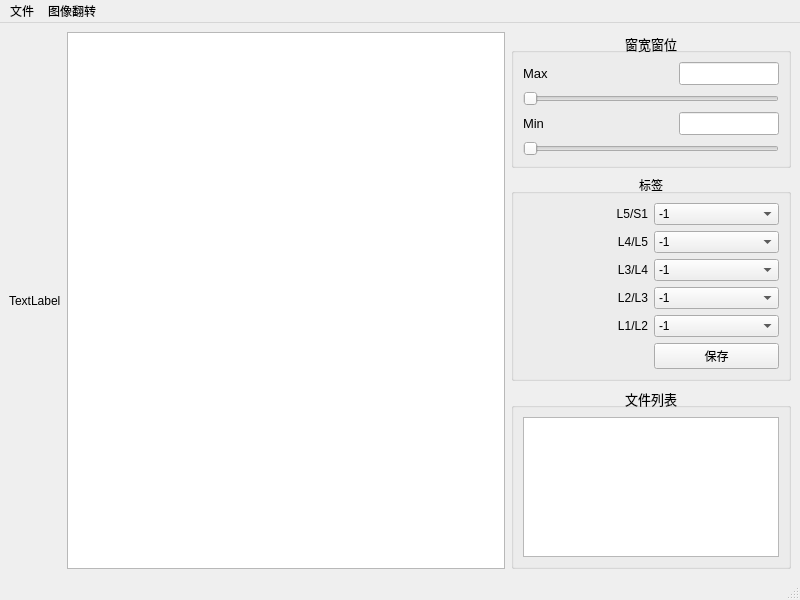
<?xml version="1.0" encoding="UTF-8"?>
<ui version="4.0">
 <class>MainWindow</class>
 <widget class="QMainWindow" name="MainWindow">
  <property name="geometry">
   <rect>
    <x>0</x>
    <y>0</y>
    <width>800</width>
    <height>600</height>
   </rect>
  </property>
  <property name="windowTitle">
   <string>MainWindow</string>
  </property>
  <widget class="QWidget" name="centralwidget">
   <layout class="QGridLayout" name="gridLayout_3">
    <item row="0" column="0">
     <layout class="QGridLayout" name="gridLayout_5">
      <item row="0" column="2">
       <layout class="QGridLayout" name="gridLayout_6">
        <item row="1" column="0">
         <widget class="QGroupBox" name="groupBox_2">
          <property name="maximumSize">
           <size>
            <width>280</width>
            <height>16777215</height>
           </size>
          </property>
          <property name="font">
           <font>
            <pointsize>10</pointsize>
           </font>
          </property>
          <property name="title">
           <string>窗宽窗位</string>
          </property>
          <property name="alignment">
           <set>Qt::AlignCenter</set>
          </property>
          <property name="flat">
           <bool>true</bool>
          </property>
          <layout class="QGridLayout" name="gridLayout_9">
           <item row="0" column="0">
            <layout class="QVBoxLayout" name="verticalLayout_2">
             <item>
              <layout class="QHBoxLayout" name="horizontalLayout">
               <item>
                <widget class="QLabel" name="label">
                 <property name="text">
                  <string>Max</string>
                 </property>
                </widget>
               </item>
               <item>
                <widget class="QLineEdit" name="line_ww">
                 <property name="maximumSize">
                  <size>
                   <width>100</width>
                   <height>16777215</height>
                  </size>
                 </property>
                </widget>
               </item>
              </layout>
             </item>
             <item>
              <widget class="QSlider" name="slider_ww">
               <property name="minimum">
                <number>0</number>
               </property>
               <property name="maximum">
                <number>2000</number>
               </property>
               <property name="orientation">
                <enum>Qt::Horizontal</enum>
               </property>
              </widget>
             </item>
             <item>
              <layout class="QHBoxLayout" name="horizontalLayout_2">
               <item>
                <widget class="QLabel" name="label_5">
                 <property name="text">
                  <string>Min</string>
                 </property>
                </widget>
               </item>
               <item>
                <widget class="QLineEdit" name="line_wc">
                 <property name="maximumSize">
                  <size>
                   <width>100</width>
                   <height>16777215</height>
                  </size>
                 </property>
                </widget>
               </item>
              </layout>
             </item>
             <item>
              <widget class="QSlider" name="slider_wc">
               <property name="minimum">
                <number>0</number>
               </property>
               <property name="maximum">
                <number>2000</number>
               </property>
               <property name="orientation">
                <enum>Qt::Horizontal</enum>
               </property>
              </widget>
             </item>
            </layout>
           </item>
          </layout>
         </widget>
        </item>
        <item row="3" column="0">
         <widget class="QGroupBox" name="groupBox_3">
          <property name="maximumSize">
           <size>
            <width>280</width>
            <height>16777215</height>
           </size>
          </property>
          <property name="font">
           <font>
            <pointsize>10</pointsize>
           </font>
          </property>
          <property name="title">
           <string>文件列表</string>
          </property>
          <property name="alignment">
           <set>Qt::AlignCenter</set>
          </property>
          <layout class="QGridLayout" name="gridLayout_2">
           <item row="0" column="0">
            <widget class="QTableWidget" name="tableWidget"/>
           </item>
          </layout>
         </widget>
        </item>
        <item row="2" column="0">
         <widget class="QGroupBox" name="groupBox">
          <property name="maximumSize">
           <size>
            <width>280</width>
            <height>16777215</height>
           </size>
          </property>
          <property name="title">
           <string>标签</string>
          </property>
          <property name="alignment">
           <set>Qt::AlignCenter</set>
          </property>
          <layout class="QGridLayout" name="gridLayout">
           <item row="4" column="0">
            <widget class="QLabel" name="L1_L2">
             <property name="text">
              <string>L1/L2</string>
             </property>
             <property name="alignment">
              <set>Qt::AlignRight|Qt::AlignTrailing|Qt::AlignVCenter</set>
             </property>
            </widget>
           </item>
           <item row="2" column="1">
            <widget class="QComboBox" name="L3_L4CB">
             <item>
              <property name="text">
               <string>-1</string>
              </property>
             </item>
             <item>
              <property name="text">
               <string>1</string>
              </property>
             </item>
             <item>
              <property name="text">
               <string>2</string>
              </property>
             </item>
             <item>
              <property name="text">
               <string>3</string>
              </property>
             </item>
             <item>
              <property name="text">
               <string>4</string>
              </property>
             </item>
             <item>
              <property name="text">
               <string>5</string>
              </property>
             </item>
             <item>
              <property name="text">
               <string>6</string>
              </property>
             </item>
             <item>
              <property name="text">
               <string>7</string>
              </property>
             </item>
             <item>
              <property name="text">
               <string>8</string>
              </property>
             </item>
            </widget>
           </item>
           <item row="4" column="1">
            <widget class="QComboBox" name="L1_L2CB">
             <item>
              <property name="text">
               <string>-1</string>
              </property>
             </item>
             <item>
              <property name="text">
               <string>1</string>
              </property>
             </item>
             <item>
              <property name="text">
               <string>2</string>
              </property>
             </item>
             <item>
              <property name="text">
               <string>3</string>
              </property>
             </item>
             <item>
              <property name="text">
               <string>4</string>
              </property>
             </item>
             <item>
              <property name="text">
               <string>5</string>
              </property>
             </item>
             <item>
              <property name="text">
               <string>6</string>
              </property>
             </item>
             <item>
              <property name="text">
               <string>7</string>
              </property>
             </item>
             <item>
              <property name="text">
               <string>8</string>
              </property>
             </item>
            </widget>
           </item>
           <item row="1" column="1">
            <widget class="QComboBox" name="L4_L5CB">
             <item>
              <property name="text">
               <string>-1</string>
              </property>
             </item>
             <item>
              <property name="text">
               <string>1</string>
              </property>
             </item>
             <item>
              <property name="text">
               <string>2</string>
              </property>
             </item>
             <item>
              <property name="text">
               <string>3</string>
              </property>
             </item>
             <item>
              <property name="text">
               <string>4</string>
              </property>
             </item>
             <item>
              <property name="text">
               <string>5</string>
              </property>
             </item>
             <item>
              <property name="text">
               <string>6</string>
              </property>
             </item>
             <item>
              <property name="text">
               <string>7</string>
              </property>
             </item>
             <item>
              <property name="text">
               <string>8</string>
              </property>
             </item>
            </widget>
           </item>
           <item row="1" column="0">
            <widget class="QLabel" name="L4_L5">
             <property name="text">
              <string>L4/L5</string>
             </property>
             <property name="alignment">
              <set>Qt::AlignRight|Qt::AlignTrailing|Qt::AlignVCenter</set>
             </property>
            </widget>
           </item>
           <item row="0" column="1">
            <widget class="QComboBox" name="L5_S1CB">
             <item>
              <property name="text">
               <string>-1</string>
              </property>
             </item>
             <item>
              <property name="text">
               <string>1</string>
              </property>
             </item>
             <item>
              <property name="text">
               <string>2</string>
              </property>
             </item>
             <item>
              <property name="text">
               <string>3</string>
              </property>
             </item>
             <item>
              <property name="text">
               <string>4</string>
              </property>
             </item>
             <item>
              <property name="text">
               <string>5</string>
              </property>
             </item>
             <item>
              <property name="text">
               <string>6</string>
              </property>
             </item>
             <item>
              <property name="text">
               <string>7</string>
              </property>
             </item>
             <item>
              <property name="text">
               <string>8</string>
              </property>
             </item>
            </widget>
           </item>
           <item row="2" column="0">
            <widget class="QLabel" name="L3_L4">
             <property name="text">
              <string>L3/L4</string>
             </property>
             <property name="alignment">
              <set>Qt::AlignRight|Qt::AlignTrailing|Qt::AlignVCenter</set>
             </property>
            </widget>
           </item>
           <item row="0" column="0">
            <widget class="QLabel" name="L5_S1">
             <property name="text">
              <string>L5/S1</string>
             </property>
             <property name="alignment">
              <set>Qt::AlignRight|Qt::AlignTrailing|Qt::AlignVCenter</set>
             </property>
            </widget>
           </item>
           <item row="3" column="0">
            <widget class="QLabel" name="L2_L3">
             <property name="text">
              <string>L2/L3</string>
             </property>
             <property name="alignment">
              <set>Qt::AlignRight|Qt::AlignTrailing|Qt::AlignVCenter</set>
             </property>
            </widget>
           </item>
           <item row="3" column="1">
            <widget class="QComboBox" name="L2_L3CB">
             <item>
              <property name="text">
               <string>-1</string>
              </property>
             </item>
             <item>
              <property name="text">
               <string>1</string>
              </property>
             </item>
             <item>
              <property name="text">
               <string>2</string>
              </property>
             </item>
             <item>
              <property name="text">
               <string>3</string>
              </property>
             </item>
             <item>
              <property name="text">
               <string>4</string>
              </property>
             </item>
             <item>
              <property name="text">
               <string>5</string>
              </property>
             </item>
             <item>
              <property name="text">
               <string>6</string>
              </property>
             </item>
             <item>
              <property name="text">
               <string>7</string>
              </property>
             </item>
             <item>
              <property name="text">
               <string>8</string>
              </property>
             </item>
            </widget>
           </item>
           <item row="6" column="1">
            <widget class="QPushButton" name="savebn">
             <property name="text">
              <string>保存</string>
             </property>
            </widget>
           </item>
          </layout>
         </widget>
        </item>
       </layout>
      </item>
      <item row="0" column="0">
       <layout class="QGridLayout" name="gridLayout_8">
        <item row="0" column="0">
         <widget class="QLabel" name="picture">
          <property name="text">
           <string>TextLabel</string>
          </property>
         </widget>
        </item>
       </layout>
      </item>
      <item row="0" column="1">
       <widget class="QGraphicsView" name="graphicsView"/>
      </item>
     </layout>
    </item>
   </layout>
  </widget>
  <widget class="QMenuBar" name="menubar">
   <property name="geometry">
    <rect>
     <x>0</x>
     <y>0</y>
     <width>800</width>
     <height>23</height>
    </rect>
   </property>
   <widget class="QMenu" name="menu">
    <property name="title">
     <string>文件</string>
    </property>
    <addaction name="openfold"/>
   </widget>
   <widget class="QMenu" name="menu_2">
    <property name="title">
     <string>图像翻转</string>
    </property>
    <addaction name="isflipud"/>
   </widget>
   <addaction name="menu"/>
   <addaction name="menu_2"/>
  </widget>
  <widget class="QStatusBar" name="statusbar"/>
  <action name="action">
   <property name="text">
    <string>打开文件</string>
   </property>
  </action>
  <action name="openfold">
   <property name="text">
    <string>打开文件夹</string>
   </property>
  </action>
  <action name="isflipud">
   <property name="text">
    <string>是</string>
   </property>
  </action>
  <action name="actionno">
   <property name="text">
    <string>否</string>
   </property>
  </action>
 </widget>
 <resources/>
 <connections/>
</ui>
